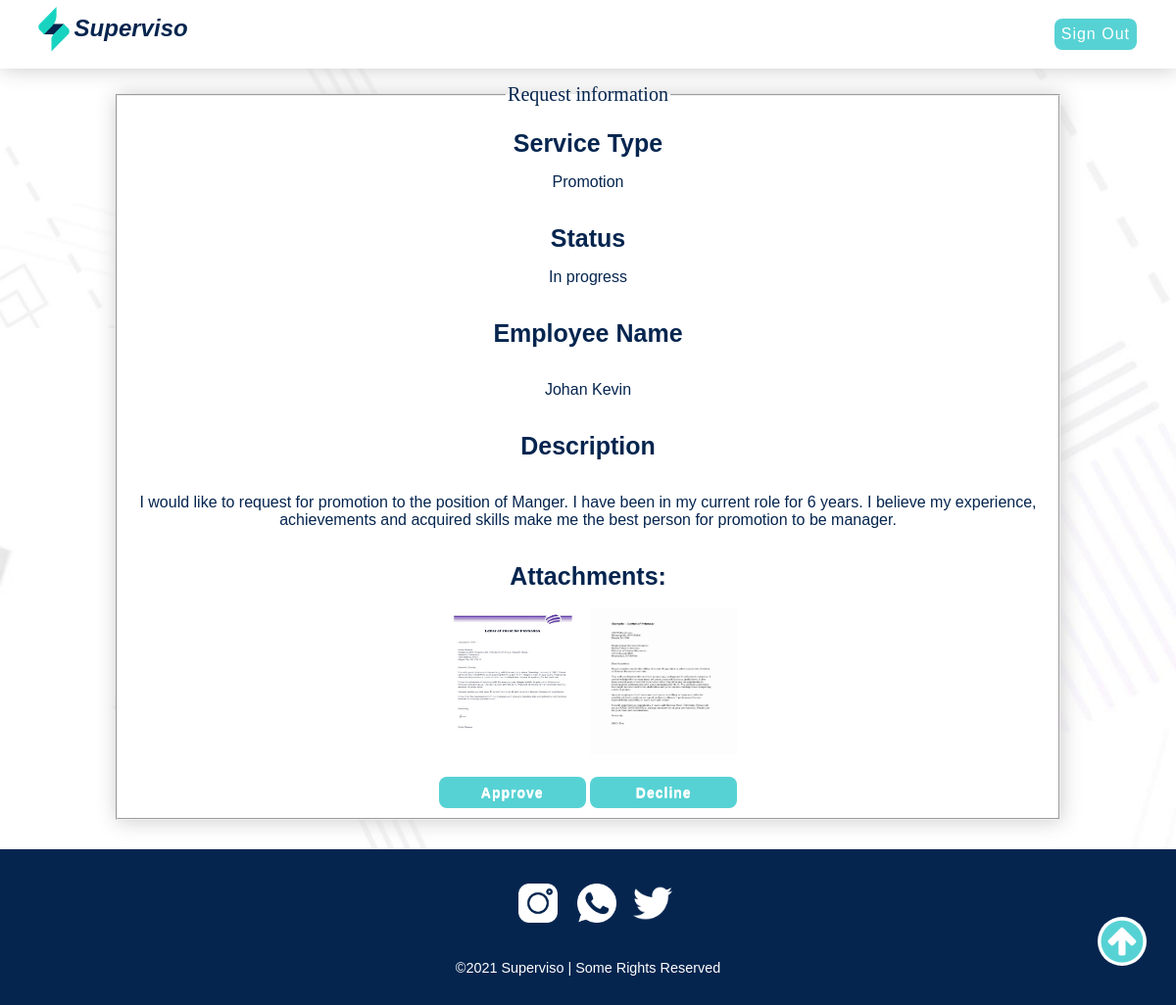
Screenshot of /request-information-page.php?id=4 (signed in) with the database file from the repository.
### tables this page shows
CREATE TABLE `request` (
  `id` int(11) NOT NULL,
  `emp_id` int(4) NOT NULL,
  `service_id` int(4) NOT NULL,
  `description` varchar(1000) NOT NULL,
  `attachment1` varchar(1000) NOT NULL,
  `attachment2` varchar(1000) NOT NULL,
  `status` varchar(30) NOT NULL
);

CREATE TABLE `service` (
  `id` int(11) NOT NULL,
  `type` varchar(20) NOT NULL
);

CREATE TABLE `employee` (
  `id` int(11) NOT NULL,
  `emp_number` int(8) NOT NULL,
  `first_name` varchar(20) NOT NULL,
  `last_name` varchar(20) NOT NULL,
  `job_title` varchar(20) NOT NULL,
  `password` varchar(60) NOT NULL
);

### include/functions.php (called while the page is built, shortened)
<?php
function getRequestInfo($id)
{
    global $conn;
    $id = mysqli_real_escape_string($conn, $id);
    $sql = "SELECT r.*, e.first_name AS emp_first_name, e.last_name AS emp_last_name, s.type AS service_type FROM `Request` r, `Employee` e, `Service` s WHERE r.emp_id = e.id AND r.service_id = s.id AND r.id = '$id';";
    $result = mysqli_query($conn, $sql);
    if ($result) {
        $request = mysqli_fetch_assoc($result);
        return $request;
    }
    return false;
}

### request-information-page.php (the view, shortened to what this page needs)
<?php
require_once('include/db_conn.php');
include('include/functions.php');
if ($_SESSION['is_manager']) {
  $user_type = "manager";
} else {
  $user_type = "employee";
}
$request = false;
if (isset($_GET['id'])) {
  $request_id = $_GET['id'];
  $request = getRequestInfo($request_id);
}
?>
<!DOCTYPE html>
<html lang="en">
<head>
    <link rel="stylesheet" href="css/style2.css">
      <link rel="stylesheet" href="css/requestinfo.css">
    <link rel="stylesheet" href="https://stackpath.bootstrapcdn.com/font-awesome/4.7.0/css/font-awesome.min.css">
</head>
<body>
    <header>
        <div class="navbar">
            <img id="LOGO" src="images/logo.png" height="70" alt="logo">
            <a class="logo" href="index.php" accesskey="h"><em>Superv<span>i</span>so</em></a>
              <a id="Button" href="signout.php"> Sign Out</a>
                </div>
    </header>
<main>
  <form id="editfForm" name="FormE">
    <fieldset>
      <legend id="edit">
        Request information
      </legend>
      <br>
      <?php if ($request) { ?>
        <label for="service" class="Tit"> Service Type </label><br>
        <p> <?php echo $request['service_type'] ;?> </p>
        <br>
        <label for="service" class="Tit"> Status</label><br>
        <p><?php echo $request['status']; ?></p>
        <br>
        <label for="service" class="Tit"> Employee Name </label><br>
        <br>
        <p><?php echo $request['emp_first_name']; ?> <?php echo $request['emp_last_name'] ;?></p>
        <br>
        <label for="service" class="Tit"> Description </label><br>
        <br>
        <p><?php echo $request['description']; ?></p>
        <br>
        <label for="service" class="Tit"> Attachments: </label><br>
        <br>
        <?php
        if($request['attachment1'] != ''){
        if (@is_array(getimagesize($request['attachment1']))) { ?>
          <img height="150" width="150" src="<?php echo $request['attachment1'] ;?>">
        <?php } else { ?>
          <a id="doc" target="_blank" href="<?php echo $request['attachment1']; ?>" download><img id="Doc" height="20" width="20" src="images/documents.png"> View The File</a> <br><br>
        <?php } ?>
         <?php } ?>
        <?php
        if($request['attachment2'] != ''){
          if (@is_array(getimagesize($request['attachment2']))) { ?>
          <img height="150" width="150" src="<?php echo $request['attachment2'] ;?>">
        <?php } else { ?>
          <a id="doc" target="_blank" href="<?php echo $request['attachment2']; ?>" download><img id="Doc" height="20" width="20" src="images/documents.png"> View The File</a> <br><br>
        <?php } ?>
          <?php } ?>
        <br>
        <br>
        <div class="buttons">
          <?php if ($user_type == "manager") { ?>
            <?php if ($request['status'] == 'In progress' || $request['status'] == 'Decline') { ?>
        <input class="btn" type="button" value="Approve" onClick="approveReq(<?php echo $request['id']; ?>)">
            <?php } ?>
            <?php if ($request['status'] == 'In progress' || $request['status'] == 'Approved') { ?>
              <input type="button" class="btn" id="decline" value="Decline" onClick="declineReq(<?php echo $request['id']; ?>)">
            <?php } ?>
          <?php } else { ?>
            <input type="button" class="btn" id="edit" value="Edit" onClick="Editreq(<?php echo $request['id']; ?>)">
          <?php } ?>
        </div>
      <?php } else { ?>
        <p> request not found </p>
      <?php } ?>
    </fieldset>
  </form>
</main>
<?php include("include/footer.php"); ?>

### css/requestinfo.css (style rules this page uses)
body { background: url(../images/background2.png) no-repeat; background-size: cover; width: 100%; overflow-x: hidden !important; margin: 0; padding: 0; font-family: Arial, sans-serif; background-color: #ffffff; }
em { position: relative; bottom: 10px; right: 70px; }
#LOGO { position: relative; left: 20px; }
#Button { text-decoration: none; background-color: #57d2d4; color: #ffff; letter-spacing: 1px; border-style: none; padding: 5px; border-radius: 8px; padding: 7px; position: relative; right: 40px; }
.logo { text-decoration: none; font-weight: bold; color: #05254f; font-size: 30px; flex: 1 1 auto; height: 20px; width: 40px; margin-left: 5%; }
.navbar { box-shadow: 0.5px 0.5px 20px rgb(204, 204, 204); position: relative; display: flex; justify-content: center; align-items: center; flex-direction: row; flex-wrap: wrap; background-color: white; width: 100%; height: 70px; z-index: 1; }
#edit { font: 20px bold; }
fieldset { height: 50%; width: 80%; background: #ffffff; margin: auto; text-align: center; }
.btn { width: 150px; height: 32px; outline: none; color: #57d2d4; font-weight: bold; border: 0px solid #f26724; text-shadow: 0px 0.5px 0.5px #fff; border-radius: 8px; font-weight: 600; color: white; letter-spacing: 1px; font-size: 14px; background-color: #57d2d4; -webkit-transition: 1s; -moz-transition: 1s; transition: 1s; }
.Tit { font-size: 25px; font-weight: bold; }
fieldset { box-shadow: 0.5px 0.5px 20px rgb(204, 204, 204); color: #05254f; }
legend { font-weight: bold; }
form { margin: 15px; position: relative; }

### request-information-page.php (style rules this page uses)
.logo { font-size: 24px; position: relative; left: 1.3%; }

### rows the page displays
request: service.type "Promotion", status "In progress", emp.first_name "Johan", emp.last_name "Kevin", description "I would like to request for promotion to the position of Manger. I have been in my current role for 6 years. I believe my experience, achievements and acquired skills make me the best person for promotion to be manager.", attachment1 (picture), attachment2 (picture)
